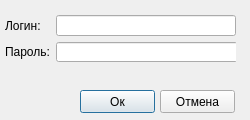
<?xml version="1.0" encoding="UTF-8"?>
<ui version="4.0">
 <class>Auth</class>
 <widget class="QDialog" name="Auth">
  <property name="geometry">
   <rect>
    <x>0</x>
    <y>0</y>
    <width>250</width>
    <height>120</height>
   </rect>
  </property>
  <property name="minimumSize">
   <size>
    <width>250</width>
    <height>120</height>
   </size>
  </property>
  <property name="maximumSize">
   <size>
    <width>250</width>
    <height>120</height>
   </size>
  </property>
  <property name="windowTitle">
   <string>Dialog</string>
  </property>
  <widget class="QPushButton" name="pushButton_2">
   <property name="geometry">
    <rect>
     <x>160</x>
     <y>90</y>
     <width>75</width>
     <height>23</height>
    </rect>
   </property>
   <property name="text">
    <string>Отмена</string>
   </property>
   <property name="autoDefault">
    <bool>false</bool>
   </property>
  </widget>
  <widget class="QPushButton" name="pushButton">
   <property name="geometry">
    <rect>
     <x>80</x>
     <y>90</y>
     <width>75</width>
     <height>23</height>
    </rect>
   </property>
   <property name="text">
    <string>Ок</string>
   </property>
  </widget>
  <widget class="QWidget" name="">
   <property name="geometry">
    <rect>
     <x>5</x>
     <y>15</y>
     <width>231</width>
     <height>67</height>
    </rect>
   </property>
   <layout class="QFormLayout" name="formLayout">
    <item row="0" column="0">
     <widget class="QLabel" name="label">
      <property name="text">
       <string>Логин:</string>
      </property>
     </widget>
    </item>
    <item row="0" column="1">
     <widget class="QLineEdit" name="lineEdit">
      <property name="enabled">
       <bool>true</bool>
      </property>
     </widget>
    </item>
    <item row="1" column="0">
     <widget class="QLabel" name="label_2">
      <property name="text">
       <string>Пароль:</string>
      </property>
     </widget>
    </item>
    <item row="1" column="1">
     <widget class="QLineEdit" name="lineEdit_2">
      <property name="minimumSize">
       <size>
        <width>182</width>
        <height>20</height>
       </size>
      </property>
      <property name="maximumSize">
       <size>
        <width>182</width>
        <height>20</height>
       </size>
      </property>
      <property name="maxLength">
       <number>5</number>
      </property>
      <property name="echoMode">
       <enum>QLineEdit::Password</enum>
      </property>
     </widget>
    </item>
    <item row="2" column="0" colspan="2">
     <widget class="QLabel" name="label_3">
      <property name="text">
       <string/>
      </property>
     </widget>
    </item>
   </layout>
  </widget>
 </widget>
 <resources/>
 <connections>
  <connection>
   <sender>pushButton_2</sender>
   <signal>clicked()</signal>
   <receiver>Auth</receiver>
   <slot>close()</slot>
   <hints>
    <hint type="sourcelabel">
     <x>134</x>
     <y>136</y>
    </hint>
    <hint type="destinationlabel">
     <x>20</x>
     <y>111</y>
    </hint>
   </hints>
  </connection>
 </connections>
</ui>
